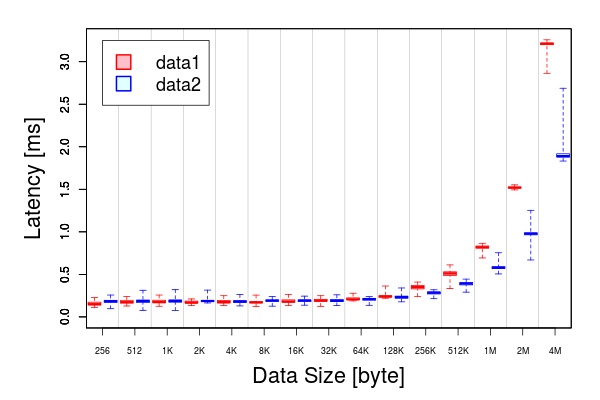

This chart was generated by the following R code:
## read data file
d1 <- read.table("./transport_time/transport_time_256byte.txt")
d1 <- d1[11:110,]
d2 <- read.table("./transport_time/transport_time_512byte.txt")
d2 <- d2[11:110,]
d3 <- read.table("./transport_time/transport_time_1Kbyte.txt")
d3 <- d3[11:110,]
d4 <- read.table("./transport_time/transport_time_2Kbyte.txt")
d4 <- d4[11:110,]
d5 <- read.table("./transport_time/transport_time_4Kbyte.txt")
d5 <- d5[11:110,]
d6 <- read.table("./transport_time/transport_time_8Kbyte.txt")
d6 <- d6[11:110,]
d7 <- read.table("./transport_time/transport_time_16Kbyte.txt")
d7 <- d7[11:110,]
d8 <- read.table("./transport_time/transport_time_32Kbyte.txt")
d8 <- d8[11:110,]
d9 <- read.table("./transport_time/transport_time_64Kbyte.txt")
d9 <- d9[11:110,]
d10 <- read.table("./transport_time/transport_time_128Kbyte.txt")
d10 <- d10[11:110,]
d11 <- read.table("./transport_time/transport_time_256Kbyte.txt")
d11 <- d11[11:110,]
d12 <- read.table("./transport_time/transport_time_512Kbyte.txt")
d12 <- d12[11:110,]
d13 <- read.table("./transport_time/transport_time_1Mbyte.txt")
d13 <- d13[11:110,]
d14 <- read.table("./transport_time/transport_time_2Mbyte.txt")
d14 <- d14[11:110,]
d15 <- read.table("./transport_time/transport_time_4Mbyte.txt")
d15 <- d15[11:110,]
data1 <- cbind(d1, d2, d3, d4, d5, d6, d7, d8, d9, d10, d11, d12, d13, d14, d15) # bind data
data1<- data1 * 1000            # convert unit from sec to msec

## read data file
d1 <- read.table("./transport_time2/transport_time_256byte.txt")
d1 <- d1[11:110,]
d2 <- read.table("./transport_time2/transport_time_512byte.txt")
d2 <- d2[11:110,]
d3 <- read.table("./transport_time2/transport_time_1Kbyte.txt")
d3 <- d3[11:110,]
d4 <- read.table("./transport_time2/transport_time_2Kbyte.txt")
d4 <- d4[11:110,]
d5 <- read.table("./transport_time2/transport_time_4Kbyte.txt")
d5 <- d5[11:110,]
d6 <- read.table("./transport_time2/transport_time_8Kbyte.txt")
d6 <- d6[11:110,]
d7 <- read.table("./transport_time2/transport_time_16Kbyte.txt")
d7 <- d7[11:110,]
d8 <- read.table("./transport_time2/transport_time_32Kbyte.txt")
d8 <- d8[11:110,]
d9 <- read.table("./transport_time2/transport_time_64Kbyte.txt")
d9 <- d9[11:110,]
d10 <- read.table("./transport_time2/transport_time_128Kbyte.txt")
d10 <- d10[11:110,]
d11 <- read.table("./transport_time2/transport_time_256Kbyte.txt")
d11 <- d11[11:110,]
d12 <- read.table("./transport_time2/transport_time_512Kbyte.txt")
d12 <- d12[11:110,]
d13 <- read.table("./transport_time2/transport_time_1Mbyte.txt")
d13 <- d13[11:110,]
d14 <- read.table("./transport_time2/transport_time_2Mbyte.txt")
d14 <- d14[11:110,]
d15 <- read.table("./transport_time2/transport_time_4Mbyte.txt")
d15 <- d15[11:110,]
data2 <- cbind(d1, d2, d3, d4, d5, d6, d7, d8, d9, d10, d11, d12, d13, d14, d15) # bind data
data2<- data2 * 1000            # convert unit from sec to msec

all_data <- list(data1, data2)         # merge two data (data.frame) into a list

## define x-axis scale name
xaxis_scale <- c("256", "512", "1K", "2K", "4K", "8K", "16K", "32K", "64K", "128K", "256K", "512K", "1M", "2M", "4M")
box_cols <- c("pink", "lightcyan")                # box colors
## border_cols <- c("red", "blue")                   # box-line colrs
border_cols <- c("red", "blue")                   # box-line colors

## graphic function
comparison_BoxPlot <- function(all_data) {
    ## set parameters for graph
    par(
        xaxs="i",                      # x-axis data span has no margin
        mar = c(5,6,2,2)                #  margin
    )
    ## prepare graph feild
    plot(
        0, 0, type = "n",
        xlab = "Data Size [byte]", ylab = "Latency [ms]", # labels
        cex.lab = 1.8,                     # label font size
        font.lab = 1,                      # label font
        xlim = range(0:(ncol(data1) * 2)), # define large x-axis
        ylim = c(0, max(range(data1), range(data2))), # y-axis data span
        font.axis = 1,                                # axis font
        xaxt = "n"                                    # no x-axis
    )
    ## draw vertical line
    abline(
        v = c(2, 4, 6, 8, 10, 12, 14, 16, 18, 20, 22, 24, 26, 28), # position
        lwd = 0.2                       # line width
    )
    ## draw boxplot
    for (i in 1:2){
        boxplot(
            all_data[[i]],
            at = c(1:ncol(data1)) * 2 + i - 2.5, # position of drawing boxplot
            border   = border_cols[i],                 # ボックス枠線の色
            col = box_cols[i],                       # colors
            xaxt = "n",                          # no x-axis scale
            range = 0,                           # no plot outliers 
            add = TRUE)
    }
    ## legend
    legend(
        1, 3.25,                      # position
        legend = c("data1", "data2"),   # labels
        cex = 1.5,                      # labels font size
        pt.cex = 3,                     # marker size
        pch = 22,                       # kinds of marker
        col = border_cols,              # box-line colors
        pt.bg = box_cols,               # box colors
        lty = 0,                               
        lwd = 2,                        # box-line width
        bg = "white"                    # background color
    )
    ## x-axis scale
    axis(
        1,                                    
        at = 1:length(xaxis_scale) * 2 - 1.0, # position of scale
        labels = xaxis_scale,                 # set scale name
        cex.axis=0.73,                        # axis font size
        tick = TRUE                           
    )
}

## output file as eps
postscript("comparison_BoxPlot.eps", horizontal = F, onefile = FALSE, paper = "special", width = 8, height = 6)
comparison_BoxPlot(all_data)
dev.off()

## output file as png
png("comparison_BoxPlot.png", width = 600, height =400)
comparison_BoxPlot(all_data)
dev.off()
